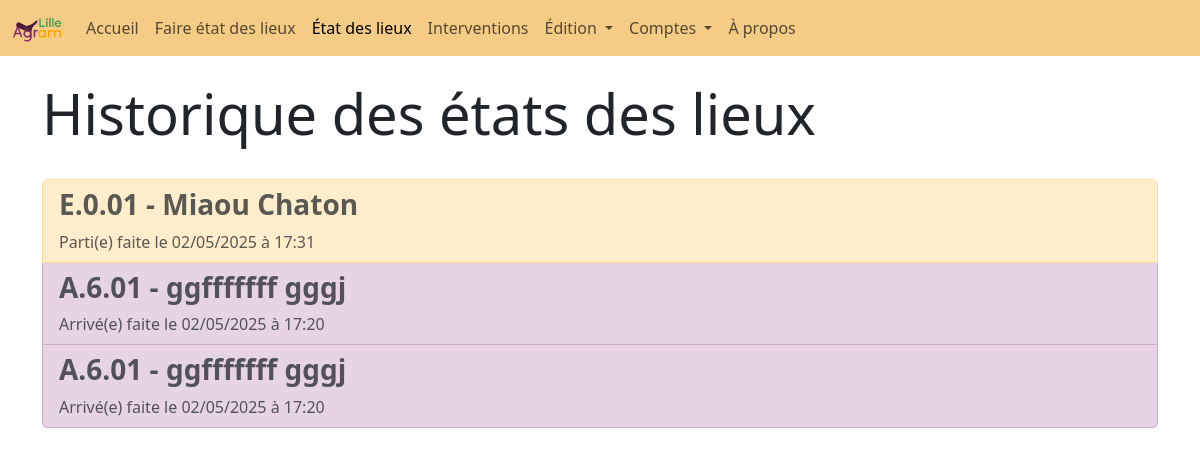
Screenshot of /historique (signed in) with the database file from the repository.
### website/models.py (models this page shows)
class EDL(db.Model):
    __tablename__ = "edl"
    id = db.Column(db.Integer, primary_key=True)
    id_logement = db.Column(db.Integer, db.ForeignKey('logement.id'))
    effectue_par = db.Column(db.Integer, db.ForeignKey('user.id'))
    etat = db.Column(db.String(20))
    date = db.Column(db.String(100))
    nom = db.Column(db.String(100))
    prenom = db.Column(db.String(100))
    mail = db.Column(db.String(200))
    signature = db.Column(db.Text)

### website/blueprints/views.py (the view)
@views.route('historique', methods = ['GET', 'POST'])
@login_required
def historique():
    i_page_pagination = request.args.get('pagination')
    if i_page_pagination is None:
        i_page_pagination = 0
    else:
        i_page_pagination = int(i_page_pagination)
    ListeEDL, ListeBoutton = pagination(getHistoriqueEDL(), i_page_pagination, current_user.max_item_par_page)
    return render_template('historique.html', active=activePage(2),  user=current_user, ListeEDL=ListeEDL, convertDateFormat=tempsHTMLVersHumain, ListeBoutton=ListeBoutton)

### website/__init__.py (called while the page is built)
def create_app():
    app = Flask(__name__)
    secrey_key = uuid.uuid4().hex
    app.config['SECRET_KEY'] = "meow" #secrey_key
    app.config['SQLALCHEMY_DATABASE_URI'] = f'sqlite:///{DB_NAME}'
    db.init_app(app)
    from .blueprints.views import views
    from .blueprints.auth import auth
    from .blueprints.edition import edition
    from .blueprints.edl import edl
    app.register_blueprint(views, url_prefix = '/')
    app.register_blueprint(auth, url_prefix = '/')
    app.register_blueprint(edition, url_prefix = '/')
    app.register_blueprint(edl, url_prefix = '/')
    from .models import User
    with app.app_context():
        db.create_all()
    login_manager = LoginManager()
    login_manager.login_view = 'auth.login'
    login_manager.init_app(app)
    @login_manager.user_loader
    def load_user(id):
        return User.query.get(int(id))
    return app

### website/functions.py (called while the page is built)
def tempsSecondeVersHTML(temps_seconde: float) -> str:
    temps_string_brut = datetime.fromtimestamp(temps_seconde)
    temps_string = temps_string_brut.strftime('%Y-%m-%dT%H:%M')
    return temps_string

def tempsHTMLVersHumain(temps_html: str) -> str:
    Date = temps_html.split('T')[0].split('-')
    Heure = temps_html.split('T')[1].split(':')
    annee = Date[0]
    mois = Date[1]
    jour = Date[2]
    heure = Heure[0]
    minute = Heure[1]
    return f'{jour}/{mois}/{annee} à {heure}:{minute}'

def getHistoriqueEDL():
    Histo = db.session.query(Historique).order_by(Historique.date).all()
    ListEDL = []
    for edl in Histo:
        edl_select = db.session.query(EDL).filter(EDL.id == edl.id_edl).first()
        logement_select = db.session.query(Logement).filter(Logement.id == edl_select.id_logement).first()
        logement = logement_select.batiment + "." + str(logement_select.etage) + "." + logement_select.numero
        ListEDL.append({'edl': edl_select,
                        'action': edl.action,
                        'date': tempsHTMLVersHumain(tempsSecondeVersHTML(float(edl_select.date))),
                        'logement': logement})
    ListEDL.reverse()
    return ListEDL

def activePage(id: int) -> ...:
    len = 20
    active = len * ['']
    active[id] = 'active'
    return active

### website/templates/views/historique.html
{% extends "base.html" %}
{% block content %}
<br>
<h1 class="display-4">Historique des états des lieux</h1>
<br>
<div class="list-group">
    {% for edl in ListeEDL %}
        {% if edl['action'] == 2 %}
            <a href="/consultation/edl-{{edl['edl'].id}}/" class="list-group-item list-group-item-action list-group-item-primary">
                <h3><b>{{edl['logement']}} - {{edl['edl'].prenom + " " + edl['edl'].nom}}</b></h3>
                Arrivé(e) faite le {{edl['date']}}
            </a>
        {% elif edl['action'] == 3 %}
            <a href="/consultation/edl-{{edl['edl'].id}}/" class="list-group-item list-group-item-action list-group-item-secondary">
                <h3><b>{{edl['logement']}} - {{edl['edl'].prenom + " " + edl['edl'].nom}}</b></h3>
                Parti(e) faite le {{edl['date']}}
            </a>
        {% endif %}
    {% endfor %}
</div>
{% include "pagination.html" %}
{% endblock %}

### website/templates/base.html (style rules this page uses)
body { padding-top: 56px; }

### rows the page displays
EDL: edl "Miaou Chaton"
EDL: edl "ggfffffff gggj"
EDL: edl "ggfffffff gggj"

### other values shown
{{ edl['logement'] }} "E.0.01"
{{ edl['date'] }} "02/05/2025 à 17:31"
{{ edl['logement'] }} "A.6.01" "A.6.01"
{{ edl['date'] }} "02/05/2025 à 17:20" "02/05/2025 à 17:20"
